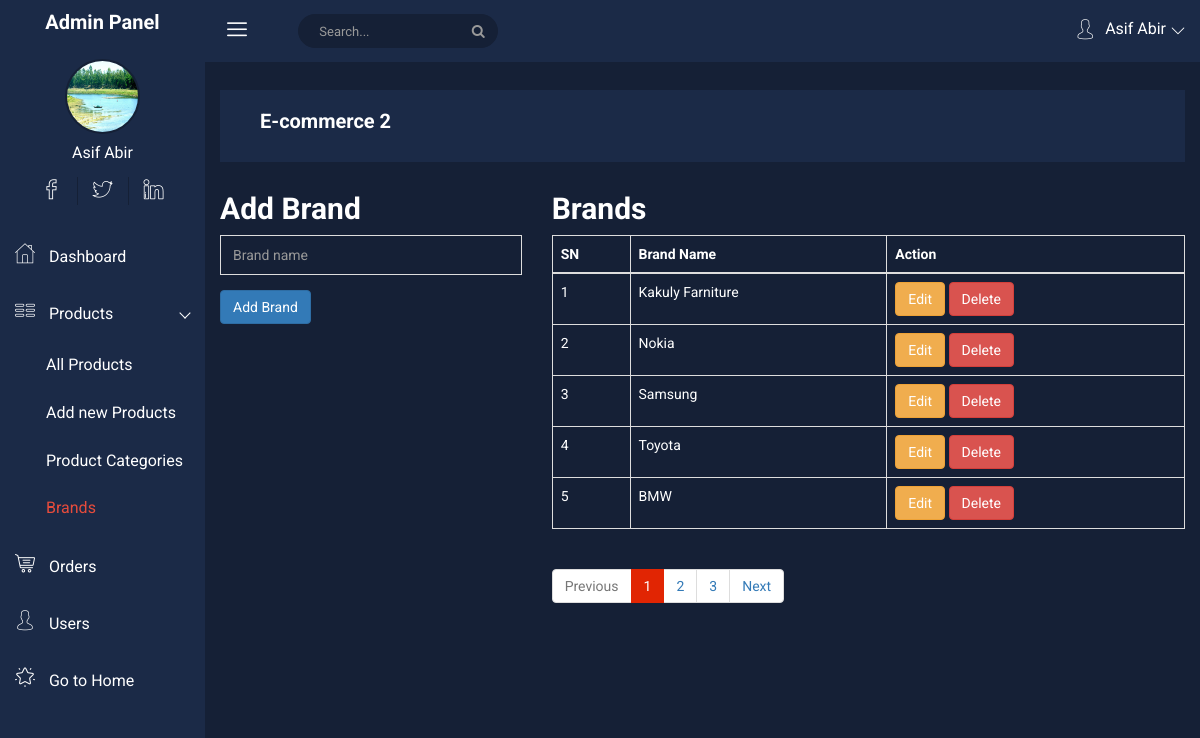
Screenshot of /project/admin/product-brands.php?page=1 (signed in) with the database file from the repository.
### tables this page shows
CREATE TABLE `brands` (
  `id` int(11) NOT NULL,
  `name` varchar(255) NOT NULL
);

### project/admin/product-brands.php (the view, shortened to what this page needs)
<?php
require_once "./headder.php";
$pageNumber = isset($_GET['page']) ? $_GET['page'] : null;
?>
<?php require_once "./sidebar.php" ?>
<div class="all-content-wrapper" style="color: white;">
    <div class="container-fluid">
        <div class="row">
            <div class="col-lg-12 col-md-12 col-sm-12 col-xs-12">
                <div class="logo-pro">
                    <a href="index.html"><img class="main-logo" src="img/logo/logo.png" alt="" /></a>
                </div>
            </div>
        </div>
    </div>
    <?php
    require_once "./top-header.php";
    ?>
    <div class="container-fluid">
        <?php if (!isset($_GET['editId']) && !isset($_GET['deleteId'])) { ?>
            <div class="row">
                <div class="col-md-4">
                    <h2 class="">Add Brand</h2>
                    <form action="" method="post">
                        <div class="form-group-inner">
                            <input type="text" class="form-control" id="brand" name="brand" placeholder="Brand name">
                        </div>
                        <button type="submit" class="btn btn-primary" name="addBrand">Add Brand</button>
                    </form>
                </div>
                <div class="col-md-8">
                    <h2 class="">Brands</h2>
                    <table class="table table-bordered">
                        <thead>
                            <tr>
                                <th>SN</th>
                                <th>Brand Name</th>
                                <th>Action</th>
                            </tr>
                        </thead>
                        <tbody>
                            <?php
                            $limit = 5;
                            $offset = ($pageNumber - 1) * $limit;
                            $sql = "SELECT * FROM brands";
                            $selectAll = $conn->query($sql);
                            $totalPages = ceil($selectAll->num_rows / $limit);
                            $sql = "SELECT * FROM brands ORDER BY `id` DESC LIMIT $offset, $limit";
                            $result = $conn->query($sql);
                            $sn = $offset + 1;
                            if ($result->num_rows > 0) {
                                while ($row = $result->fetch_assoc()) {
                            ?>
                                    <tr>
                                        <td><?= $sn++ ?></td>
                                        <td><?php echo $row['name'] ?></td>
                                        <td>
                                            <a href="./product-brands.php?page=<?= $pageNumber ?>&editId=<?= $row['id'] ?>" class="btn btn-warning">Edit</a>
                                            <a href="./product-brands.php?page=<?= $pageNumber ?>&deleteId=<?= $row['id'] ?>" class="btn btn-danger">Delete</a>
                                        </td>
                                    </tr>
                            <?php
                                }
                            }
                            ?>
                        </tbody>
                    </table>
                    <nav aria-label="Page navigation example">
                        <ul class="pagination">
                            <li class="page-item <?= $pageNumber != 1 ? null : "disabled" ?>"><a class="page-link" href="./product-brands.php?page=<?= $pageNumber != 1 ? $pageNumber - 1 : 1 ?>">Previous</a></li>
                            <?php for ($i = 1; $i <= $totalPages; $i++) { ?>
                                <li class="page-item <?= $i == $pageNumber ? "active" : null ?>"><a class="page-link" href="./product-brands.php?page=<?= $i; ?>"><?= $i ?></a></li>
                            <?php } ?>
                            <li class="page-item <?= $pageNumber != $totalPages ? null : "disabled" ?>"><a class="page-link" href="./product-brands.php?page=<?= $pageNumber != $totalPages ? $pageNumber + 1 : $totalPages ?>">Next</a></li>
                        </ul>
                    </nav>
                </div>
            </div>
        <?php } ?>
    </div>
</div>
<?php require_once "./footer.php" ?>

### project/admin/css/main.css (style rules this page uses)
html { color: #222; font-size: 1em; line-height: 1.4; }
input[type="text"], input[type="password"], input[type="email"], textarea { color: #fff !important; }

### rows the page displays
brands: name "Kakuly Farniture"
brands: name "Nokia"
brands: name "Samsung"
brands: name "Toyota"
brands: name "BMW"

### other values shown
$_SESSION['user']['name'] "Asif Abir"
$breadcome "E-commerce 2"
